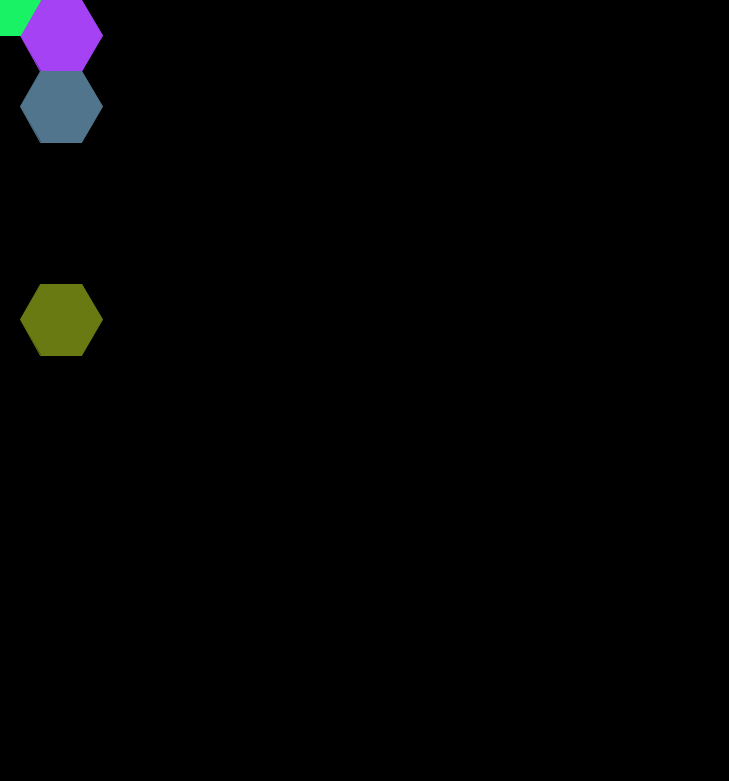
Frame 1 (no input)
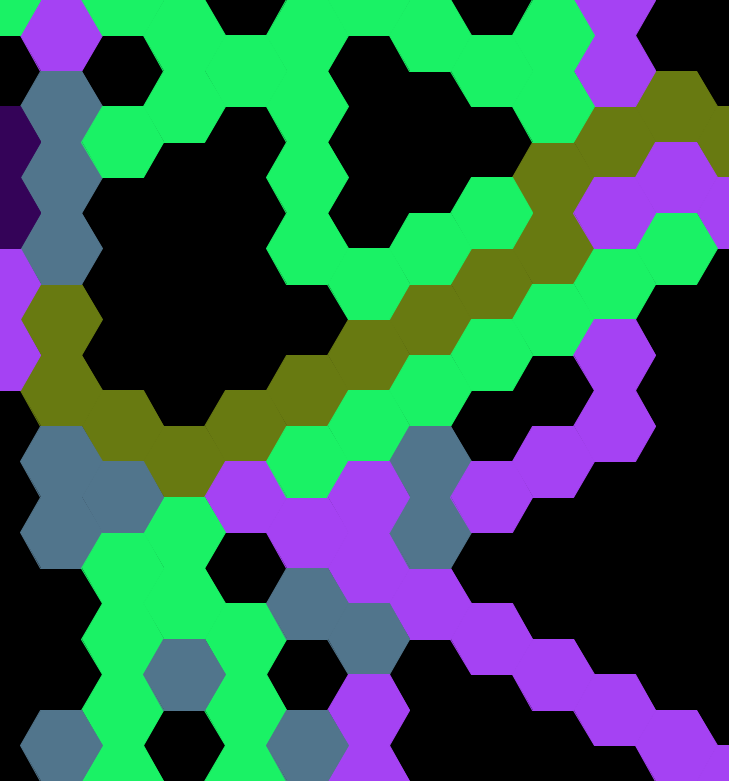
Frame 60 (the mouse pressed at the canvas centre just before this capture)
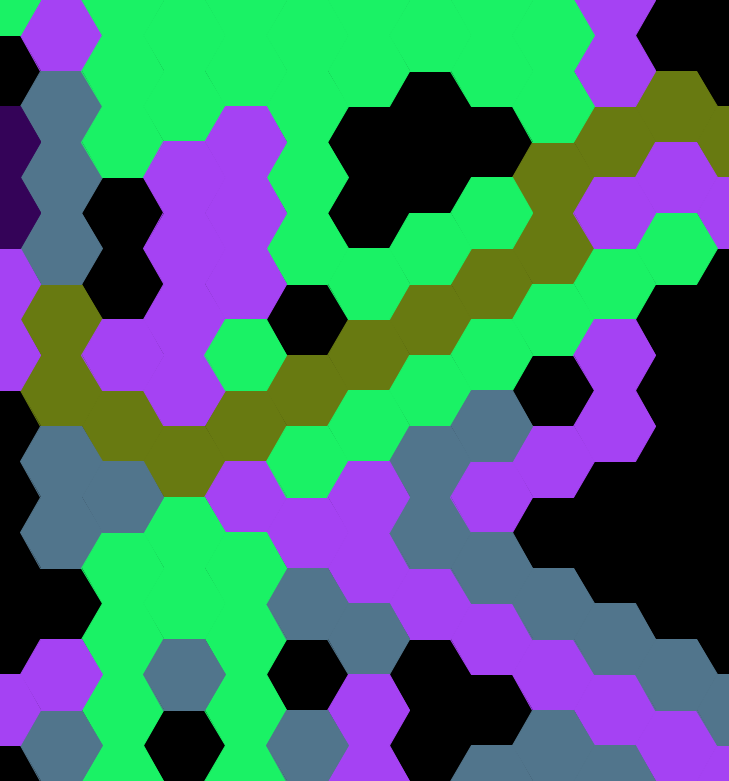
Frame 120 (the mouse held since frame 60 and released just before this capture)

The Processing sketch that drew these frames (run headless with seeded random() and noise(); from frame 60 on, the mouse is pressed at the canvas centre):

// Processing sketch: v7_3RandomWalk_Hexagons
// ── v7_3RandomWalk_Hexagons.pde
float centerToCenterDistance = 71 ; // in pixels
float centerVertexDistance = centerToCenterDistance/sqrt(3) ;
float sideLength = centerToCenterDistance/sqrt(3) ;

int desiredSizeOfCanvas = 800 ;
int nbHexaX = desiredSizeOfCanvas / int(2*centerVertexDistance) ;
int actualSizeOfCanvasX = nbHexaX * int(2*centerVertexDistance) ;
int nbHexaY = desiredSizeOfCanvas / int(centerToCenterDistance) ;
int actualSizeOfCanvasY = nbHexaY * int(centerToCenterDistance) ;

int NB_OF_ANTS = 5 ;
ArrayList<Ant> ants ;

color randomColor(){
  return color(int(random(256)),int(random(256)),int(random(256))) ;
}

PGraphics pg ;
void settings() {
  size( actualSizeOfCanvasX , actualSizeOfCanvasY ) ;
}

void setup() {
  frameRate(1000000) ;
  pg = createGraphics( actualSizeOfCanvasX + int(centerToCenterDistance) , actualSizeOfCanvasY + int(centerToCenterDistance) ) ;
  pg.beginDraw() ;
  background(0) ;
  pg.background(0) ;

  ants = new ArrayList<Ant>() ;
  for( int k = 0 ; k < NB_OF_ANTS ; ++k ){
    color c = randomColor() ;
    float x = 0 ;
    float y = int(random(nbHexaY/2)) * centerToCenterDistance ;
    ants.add( new Ant( x , y , c ) ) ;
  }
}

void draw(){
  for( Ant ant : ants ){
    ant.move() ;
  }
}

void keyPressed(){
  if( key == 's' ){
    println("Saving . . . " ) ;
    String time = year()+"_"+month()+"_"+day()+"_"+hour()+"_"+minute()+"_"+second() ;
    save("zz"+time+".png") ;
    println("Saved !") ;
  } ;
  if( key == 'r' ){
    background(0) ;
    pg.background(0) ;
    ants = new ArrayList<Ant>() ;
    for( int k = 0 ; k < NB_OF_ANTS ; ++k ){
      color c = randomColor() ;
      float x = 0 ;
      float y = int(random(nbHexaY/2)) * centerToCenterDistance ;
      ants.add( new Ant( x , y , c ) ) ;
    }
  }
}

// ── Ant.pde
class Ant{
  PVector pos ;
  float dirAngle = int(random(6))*TAU/6 + TAU/12 ;
  color colour ;
  float probaChangingDir = 0.3 ;
  
  void paint(){
    stroke( colour ) ;
    pg.stroke( colour ) ;
    fill( colour ) ;
    pg.fill( colour ) ;
    
    beginShape() ;
    for( float angle = 0 ; angle <= TAU+EPSILON ; angle += TAU/6 ){
      vertex( pos.x + centerVertexDistance*cos(angle) , pos.y + centerVertexDistance*sin(angle) ) ;
    }
    endShape() ;
    pg.beginShape() ;
    for( float angle = 0 ; angle <= TAU+EPSILON ; angle += TAU/6 ){
      pg.vertex( pos.x + centerVertexDistance*cos(angle) , pos.y + centerVertexDistance*sin(angle) ) ;
    }
    pg.endShape() ;
  }
  
  void move(){
    pos.x += centerToCenterDistance*cos(dirAngle) ;
    pos.y += centerToCenterDistance*sin(dirAngle) ;
    if( pos.x > width+2*centerToCenterDistance || pos.y > height || pos.x <0 || pos.y < 0 ){
      dirAngle = -dirAngle ;
      pos.x += centerToCenterDistance*cos(dirAngle) ;
      pos.y += centerToCenterDistance*sin(dirAngle) ;
    }
    
    int BLACK = -16777216 ;
    if( pg.get(int(pos.x),int(pos.y)) == BLACK ){
      paint() ;
    }
    
    if ( random(1) < probaChangingDir ){
      dirAngle = ( dirAngle + TAU/6*(int(random(2))*2-1) )% TAU ;
    }
  }
  
  Ant( float x , float y , color c ){
    pos = new PVector( x , y ) ;
    colour =  c ;
  }
}

float modulo( float x , float m ){
  float res = x%m ;
  if( res<0 ){
    return res + m ;
  }
  else return res ;
}
